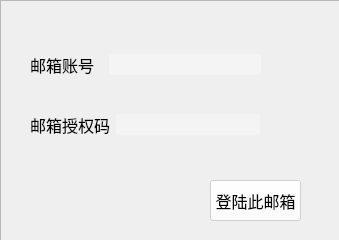
<?xml version="1.0" encoding="UTF-8"?>
<ui version="4.0">
 <class>email_login</class>
 <widget class="QWidget" name="email_login">
  <property name="geometry">
   <rect>
    <x>0</x>
    <y>0</y>
    <width>339</width>
    <height>240</height>
   </rect>
  </property>
  <property name="minimumSize">
   <size>
    <width>339</width>
    <height>240</height>
   </size>
  </property>
  <property name="maximumSize">
   <size>
    <width>339</width>
    <height>240</height>
   </size>
  </property>
  <property name="windowTitle">
   <string>登录邮箱</string>
  </property>
  <widget class="QFrame" name="frame">
   <property name="geometry">
    <rect>
     <x>0</x>
     <y>0</y>
     <width>341</width>
     <height>241</height>
    </rect>
   </property>
   <property name="styleSheet">
    <string notr="true">#frame
{
border-image: url(:/background/屏幕截图 2024-06-01 172200.png);
}</string>
   </property>
   <property name="frameShape">
    <enum>QFrame::StyledPanel</enum>
   </property>
   <property name="frameShadow">
    <enum>QFrame::Raised</enum>
   </property>
   <widget class="QWidget" name="layoutWidget">
    <property name="geometry">
     <rect>
      <x>30</x>
      <y>50</y>
      <width>231</width>
      <height>30</height>
     </rect>
    </property>
    <layout class="QHBoxLayout" name="horizontalLayout">
     <item>
      <widget class="QLabel" name="label">
       <property name="font">
        <font>
         <pointsize>12</pointsize>
        </font>
       </property>
       <property name="text">
        <string>邮箱账号  </string>
       </property>
      </widget>
     </item>
     <item>
      <widget class="QLineEdit" name="account_le">
       <property name="font">
        <font>
         <pointsize>12</pointsize>
        </font>
       </property>
       <property name="styleSheet">
        <string notr="true">#account_le
{
background-color: rgba(255, 255, 255,0.3);/* 透明度 */
border-radius: 3px; /* 边框圆角 */
font-size: 12pt; /* 文本字体大小 */
}

#account_le:hover { /* 鼠标悬浮在QLineEdit时的状态 */
	border: 1px dashed #fffac2;
	border-radius: 3px;
	background-color:#fffee2;
	color: #000000;
	selection-background-color: #298DFF;
	selection-color: #F2F2F2;
}
#account_le:focus {
    border: 1px dashed #fffac2;
    border-radius: 3px;
    background-color: #fffee2;
    color: #000000;
    selection-background-color: #298DFF;
    selection-color: #F2F2F2;
}

</string>
       </property>
      </widget>
     </item>
    </layout>
   </widget>
   <widget class="QWidget" name="layoutWidget">
    <property name="geometry">
     <rect>
      <x>30</x>
      <y>110</y>
      <width>230</width>
      <height>30</height>
     </rect>
    </property>
    <layout class="QHBoxLayout" name="horizontalLayout_2">
     <item>
      <widget class="QLabel" name="label_2">
       <property name="font">
        <font>
         <pointsize>12</pointsize>
        </font>
       </property>
       <property name="text">
        <string>邮箱授权码</string>
       </property>
      </widget>
     </item>
     <item>
      <widget class="QLineEdit" name="password_le">
       <property name="font">
        <font>
         <pointsize>12</pointsize>
        </font>
       </property>
       <property name="styleSheet">
        <string notr="true">#password_le
{
background-color: rgba(255, 255, 255,0.3);/* 透明度 */
border-radius: 3px; /* 边框圆角 */
font-size: 12pt; /* 文本字体大小 */
}

#password_le:hover { /* 鼠标悬浮在QLineEdit时的状态 */
	border: 1px dashed #fffac2;
	border-radius: 3px;
	background-color:#fffee2;
	color: #000000;
	selection-background-color: #298DFF;
	selection-color: #F2F2F2;
}
#password_le:focus {
    border: 1px dashed #fffac2;
    border-radius: 3px;
    background-color: #fffee2;
    color: #000000;
    selection-background-color: #298DFF;
    selection-color: #F2F2F2;
}

</string>
       </property>
       <property name="echoMode">
        <enum>QLineEdit::Password</enum>
       </property>
      </widget>
     </item>
    </layout>
   </widget>
   <widget class="QPushButton" name="pushButton">
    <property name="geometry">
     <rect>
      <x>210</x>
      <y>180</y>
      <width>91</width>
      <height>41</height>
     </rect>
    </property>
    <property name="font">
     <font>
      <pointsize>12</pointsize>
     </font>
    </property>
    <property name="styleSheet">
     <string notr="true">background-color: rgba(255, 255, 255,0.6);</string>
    </property>
    <property name="text">
     <string>登陆此邮箱</string>
    </property>
   </widget>
  </widget>
 </widget>
 <resources/>
 <connections/>
</ui>
